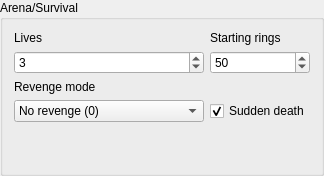
                            <widget class="QGroupBox" name="groupBox_25">
                             <property name="title">
                              <string>Arena/Survival</string>
                             </property>
                             <layout class="QGridLayout" name="gridLayout_52">
                              <item row="2" column="0">
                               <widget class="QLabel" name="label_45">
                                <property name="text">
                                 <string>Revenge mode</string>
                                </property>
                               </widget>
                              </item>
                              <item row="0" column="0">
                               <widget class="QLabel" name="label_44">
                                <property name="text">
                                 <string>Lives</string>
                                </property>
                               </widget>
                              </item>
                              <item row="1" column="0">
                               <widget class="QSpinBox" name="Survival_livesInput">
                                <property name="minimum">
                                 <number>1</number>
                                </property>
                                <property name="value">
                                 <number>3</number>
                                </property>
                               </widget>
                              </item>
                              <item row="3" column="0">
                               <widget class="QComboBox" name="Survival_revengeCombobox">
                                <property name="currentIndex">
                                 <number>0</number>
                                </property>
                                <item>
                                 <property name="text">
                                  <string>No revenge (0)</string>
                                 </property>
                                </item>
                                <item>
                                 <property name="text">
                                  <string>Revenge without respawn (1)</string>
                                 </property>
                                </item>
                                <item>
                                 <property name="text">
                                  <string>Revenge with respawn (2)</string>
                                 </property>
                                </item>
                               </widget>
                              </item>
                              <item row="1" column="1">
                               <widget class="QSpinBox" name="Battle_startringsInput">
                                <property name="toolTip">
                                 <string>battle_startrings</string>
                                </property>
                                <property name="minimum">
                                 <number>1</number>
                                </property>
                                <property name="maximum">
                                 <number>999</number>
                                </property>
                                <property name="value">
                                 <number>50</number>
                                </property>
                               </widget>
                              </item>
                              <item row="0" column="1">
                               <widget class="QLabel" name="label_56">
                                <property name="toolTip">
                                 <string>battle_startrings</string>
                                </property>
                                <property name="text">
                                 <string>Starting rings</string>
                                </property>
                               </widget>
                              </item>
                              <item row="3" column="1">
                               <widget class="QCheckBox" name="Survival_suddendeathCheckbox">
                                <property name="text">
                                 <string>Sudden death</string>
                                </property>
                                <property name="checked">
                                 <bool>true</bool>
                                </property>
                               </widget>
                              </item>
                              <item row="4" column="0">
                               <spacer name="verticalSpacer_11">
                                <property name="orientation">
                                 <enum>Qt::Orientation::Vertical</enum>
                                </property>
                                <property name="sizeHint" stdset="0">
                                 <size>
                                  <width>20</width>
                                  <height>40</height>
                                 </size>
                                </property>
                               </spacer>
                              </item>
                             </layout>
                            </widget>
